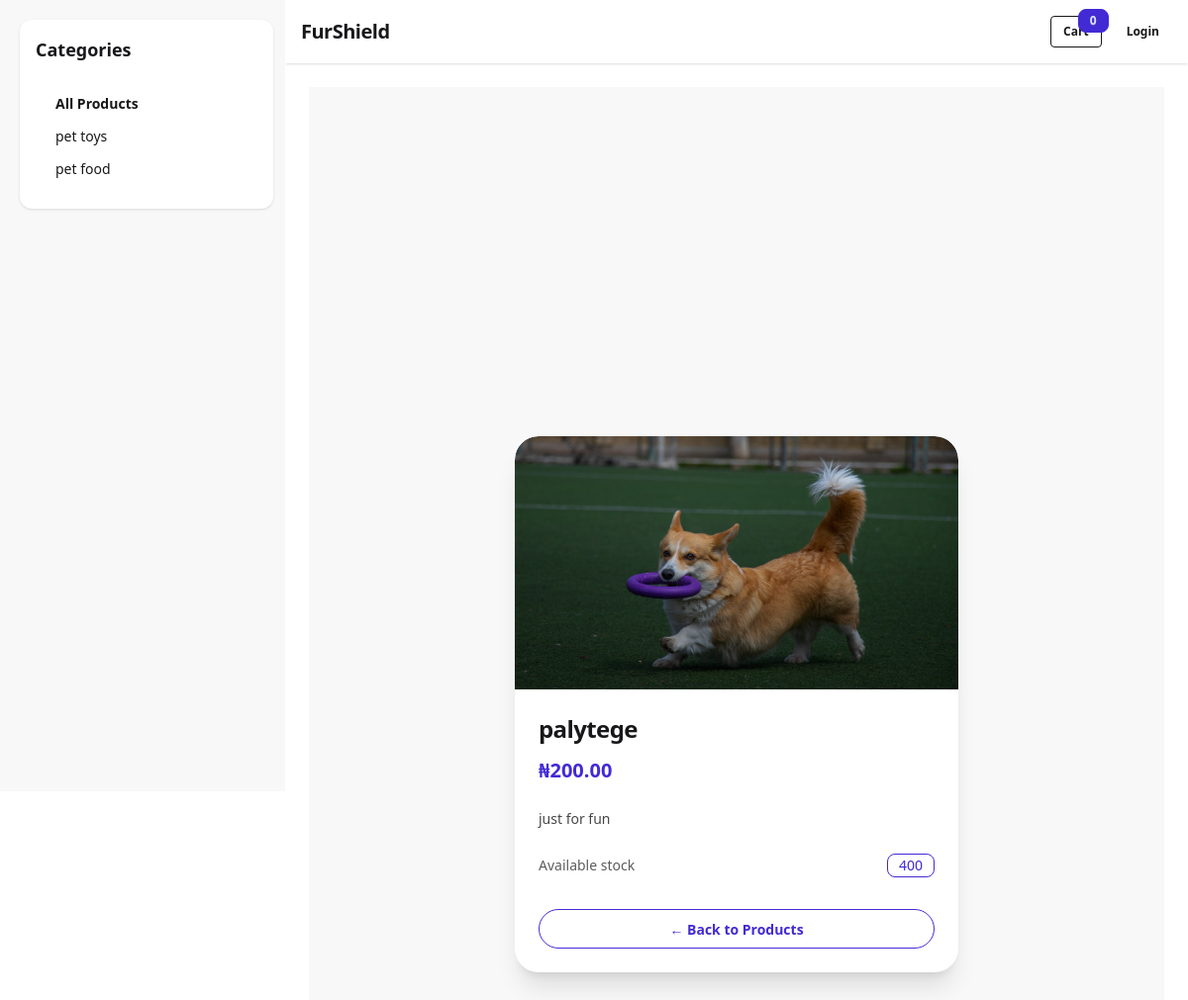
The app's page /product_detail/1/ with its own data.
### myapp/models.py (models this page shows, shortened)
class Product(models.Model):
    category = models.ForeignKey(
        Category,
        on_delete=models.CASCADE,
        related_name='products'
    )
    name = models.CharField(max_length=100)
    description = models.TextField()
    price = models.DecimalField(max_digits=10, decimal_places=2)
    image = models.ImageField(upload_to='product_images/')
    stock_quantity = models.PositiveIntegerField()

class Category(models.Model):
    name = models.CharField(max_length=100)
    image = models.ImageField(upload_to='category_images/')

### myapp/views.py (the view)
# urls.py: path('product_detail/<int:product_id>/', views.product_detail, name='product_detail'),
def product_detail(request, product_id):
    product = get_object_or_404(Product, id=product_id)
    return render(request, 'product_detail.html', {
        'product': product
    })

### myapp/context_processors.py (called while the page is built)
def categories_processor(request):
    from .models import Category
    return {
        'categories': Category.objects.all()
    }

### myapp/templates/product_detail.html
{% extends 'base.html' %}
{% block content %}
<div class="min-h-screen bg-base-200 flex items-center justify-center px-4 py-8">
    <div class="w-full max-w-md">
        <div class="card bg-base-100 shadow-xl rounded-3xl overflow-hidden">
            {% if product.image %}
            <figure class="relative">
                <img
                    src="{{ product.image.url }}"
                    alt="{{ product.name }}"
                    class="w-full h-64 object-cover"
                />
                <div class="absolute inset-0 bg-gradient-to-t from-black/40 to-transparent"></div>
            </figure>
            {% endif %}
            <div class="card-body p-6">
                <h2 class="text-2xl font-bold tracking-tight">
                    {{ product.name }}
                </h2>
                <p class="text-xl font-semibold text-primary mt-1">
                    ₦{{ product.price }}
                </p>
                <p class="text-sm leading-relaxed opacity-80 mt-4">
                    {{ product.description }}
                </p>
                <div class="mt-4 flex items-center justify-between text-sm">
                    <span class="opacity-70">Available stock</span>
                    <span class="badge badge-outline badge-primary">
                        {{ product.stock_quantity }}
                    </span>
                </div>
                <div class="mt-6">
                    <a href="{% url 'view_products' %}"
                       class="btn btn-outline btn-primary rounded-full w-full">
                        ← Back to Products
                    </a>
                </div>
            </div>
        </div>
    </div>
</div>
{% endblock %}

### myapp/templates/partials/category_sidebar.html
<div class="w-full md:w-64 bg-base-100 rounded-xl shadow p-4">
  <h3 class="text-lg font-bold mb-4">Categories</h3>
  <ul class="menu bg-base-100 rounded-box">
    <li>
      <a href="{% url 'view_products' %}" class="font-semibold">
        All Products
      </a>
    </li>
    {% for category in categories %}
    <li>
      <a href="{% url 'category_products' category.id %}">
        {{ category.name }}
      </a>
    </li>
    {% empty %}
    <li class="opacity-70">No categories</li>
    {% endfor %}
  </ul>
</div>

### records on screen
Product: image (picture), name "palytege", price "200.00", description "just for fun", stock_quantity "400"
Category: name "pet toys"
Category: name "pet food"

### other values on screen
{{ request.session.cart|length|default:"0" }} "0"
